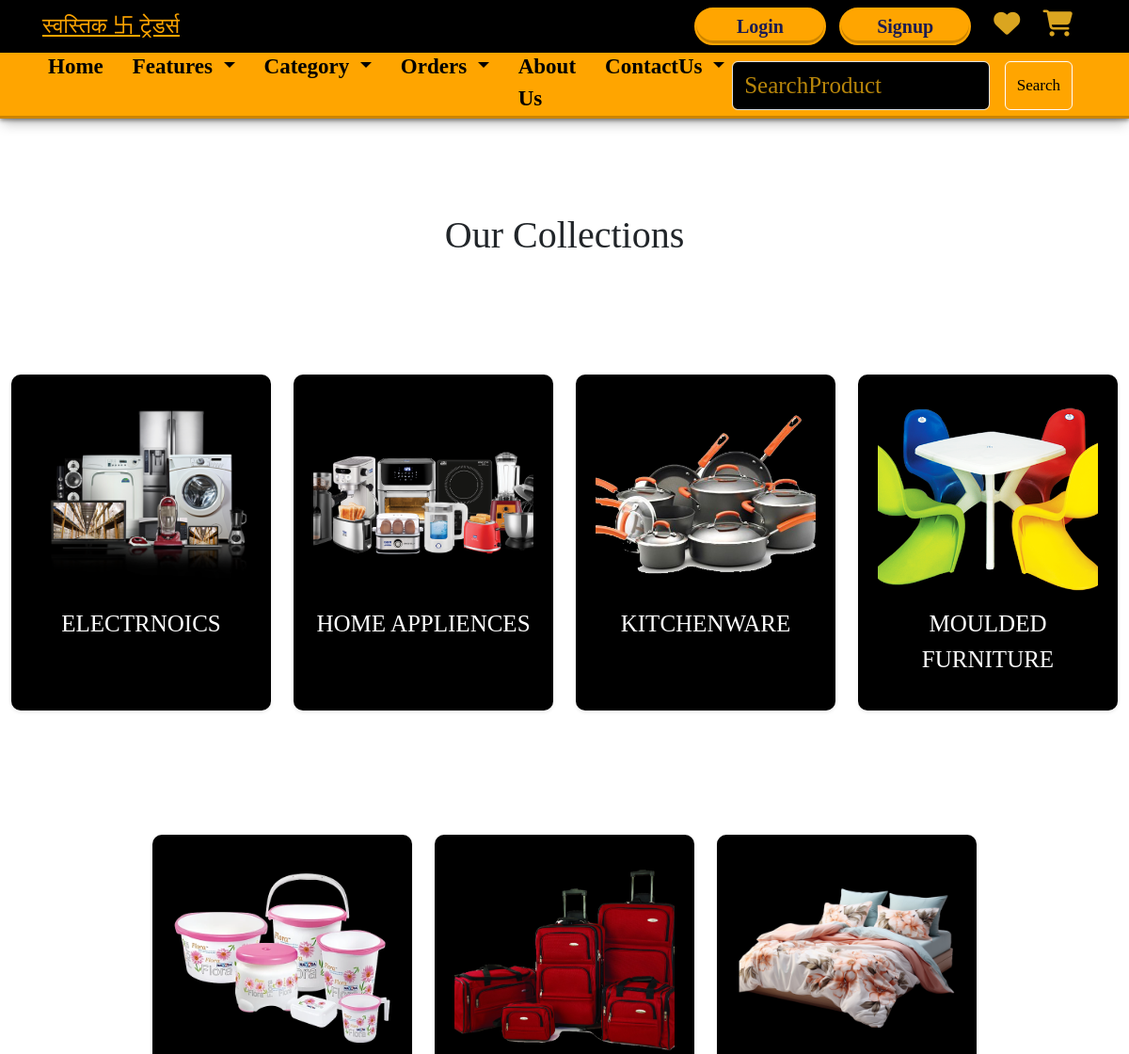
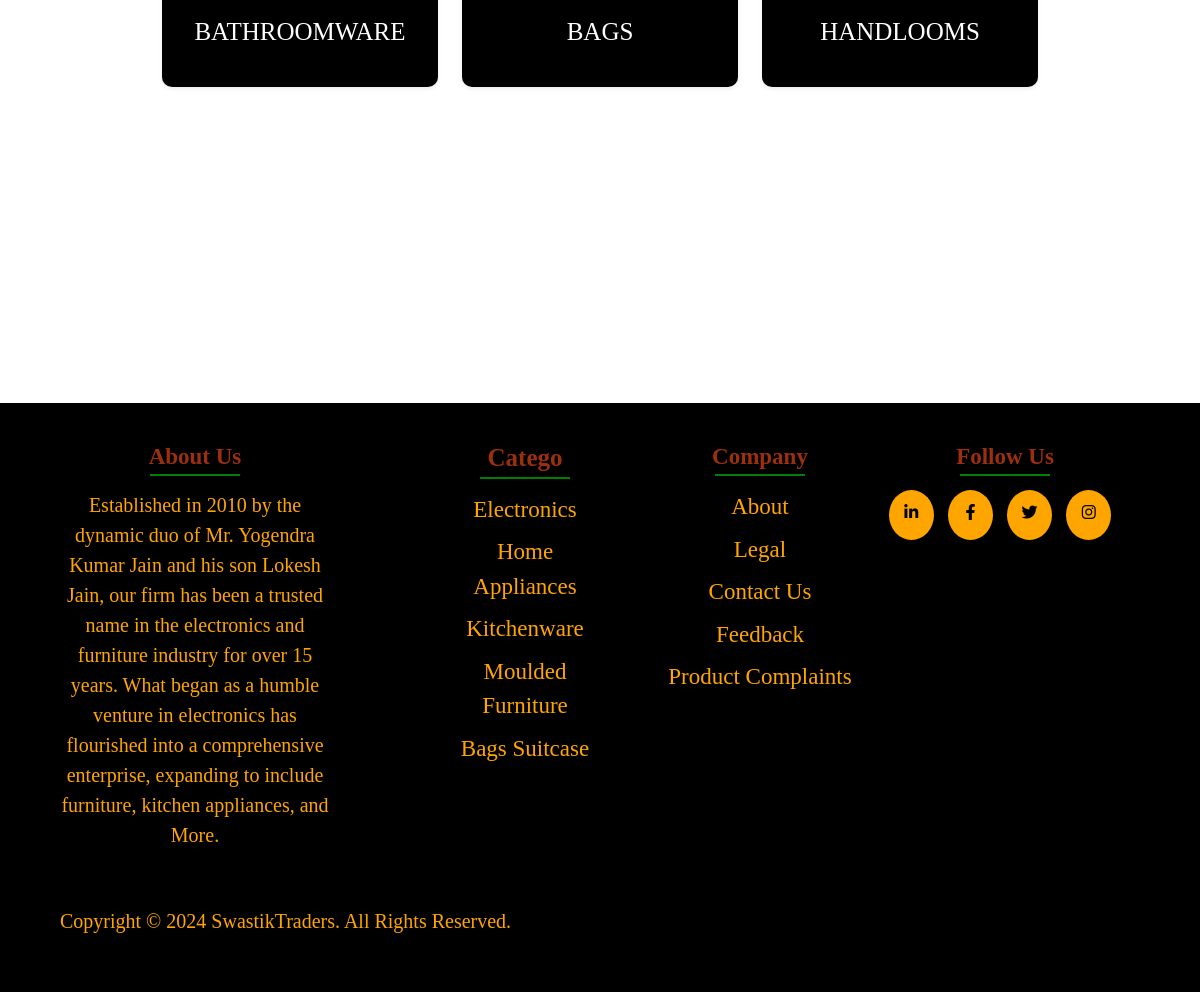
The page /collections on the database its author committed (2 pictures, top to bottom).
### Ecomapp/models.py (models this page shows, shortened)
class Category(models.Model):
    slug = models.CharField(max_length=150, null=False, blank=False)
    name = models.CharField(max_length=150, null=False, blank=False)
    image = models.ImageField(upload_to=get_file_path, null=True, blank=True)
    description = models.TextField(max_length=500, null=False, blank=False)
    status = models.BooleanField(default=False, help_text="Whether the category is hidden or not")
    trending = models.BooleanField(default=False, help_text="Whether the category is trending or not")
    meta_title = models.CharField(max_length=150, null=False, blank=False)
    meta_keywords = models.TextField(null=False, blank=False)
    meta_description = models.TextField(null=False, blank=False)
    created_at = models.DateTimeField(auto_now_add=True)

### Ecomapp/views.py (the view)
# urls.py: path('collections', views.collections, name='collections'),
def collections(request):
    category = Category.objects.filter(status=0)
    context = {'category': category}
    return render(request, "collections.html", context)

### templates/Collections.html (shortened to what this page needs)
{% extends 'Store/layouts/main.html' %}
{% load static %}
{% block content %}
<div class="container-fluid">
    <div class="row">
        <div class="col-12">
            <h1 style="font-family: 'Times New Roman', Times, serif; margin-top: 100px; text-align: center;">Our Collections</h1>
            <div class="row justify-content-center">
                {% for item in category %}
                <div class="col-12 col-sm-6 col-md-4 col-lg-3 my-3 d-flex justify-content-center">
                    <div class="card shadow-sm" style="border-radius: 10px;">
                        <a style="text-decoration: none;" href="{% url 'collectionsview' item.slug %}">
                            <div class="card-body p-0">
                                <div class="category-image">
                                    <img src="{{ item.image.url }}" alt="category image" class="w-100" style="height: 200px;width:200px; object-fit: cover;" />
                                </div>
                                <p style="font-family: 'Times New Roman', Times, serif; text-align: center; font-size: 25px; color:White; margin: 15px 0;text-transform: uppercase;">{{ item.name }}</p>
                            </div>
                        </a>
                    </div>
                </div>
                {% endfor %}
            </div>
        </div>
    </div>
</div>
<footer>
    <div class="footer-col about">
        <h4>About us</h4>
        <p style="color: Orange;font-size: 20px;font-family: 'Times New Roman', Times, serif;">Established in 2010 by the dynamic duo of Mr. Yogendra Kumar Jain and his son Lokesh Jain, our firm has been a trusted name in the electronics and furniture industry for over 15 years. What began as a humble venture in electronics has flourished into a comprehensive enterprise, expanding to include furniture, kitchen appliances, and More.</p>
    </div>
    <div class="footer-col services">
        <h4 style="margin-left: 120px;font-family: 'Times New Roman', Times, serif;font-size: 25px;">Catego</h4>
        <ul style="margin-left: 120px;">
            <li><a href="http://127.0.0.1:2000/collections/Electronics">Electronics</a></li>
            <li><a href="http://127.0.0.1:2000/collections/KitchenWare">Home Appliances</a></li>
            <li><a href="http://127.0.0.1:2000/collections/Washroom">Kitchenware</a></li>
            <li><a href="http://127.0.0.1:2000/collections/Handloom">Moulded Furniture</a></li>
            <li><a href="http://127.0.0.1:2000/collections/Bags">Bags Suitcase</a></li>
        </ul>
    </div>
    <div class="footer-col company">
        <h4 style="margin-left: 50px;">Company</h4>
        <ul style="margin-left: 50px;">
            <li><a href="{% url 'Aboutus' %}">About</a></li>
            <li><a href="http://127.0.0.1:1000/contact/">Legal</a></li>
            <li><a href="{% url 'Contact' %}">Contact us</a></li>
            <li><a href="{% url 'Feedbacks' %}">Feedback</a></li>
            <li><a href="{% url 'Complaint' %}">Product Complaints</a></li>
        </ul>
    </div>
    <div class="footer-col follow">
        <h4>Follow us</h4>
        <div class="links">
            <a href="https://www.linkedin.com/feed/"><i class="fab fa-linkedin-in"></i></a>
            <a href="https://www.facebook.com/"><i class="fab fa-facebook-f"></i></a>
            <a href="#"><i class="fab fa-twitter"></i></a>
            <a href="https://www.instagram.com/anveshjain1635/"><i class="fab fa-instagram"></i></a>
        </div>
    </div>
    <div class="line">
        <p style="font-size: 20px;color:Orange;font-family: 'Times New Roman', Times, serif;">Copyright © 2024 SwastikTraders. All Rights Reserved.</p>
    </div>
</footer>
{% endblock content %}

### templates/store/Inc/navbar.html (style rules this page uses)
body { margin: 100; padding: 100; box-sizing: border-box; background-color: white; }

### templates/Collections.html (style rules this page uses)
.card { width: 100%; margin-top: 100px; background-color: black; user-select: none; box-shadow: rgba(0, 0, 0, 0.4) 0px 2px 4px, rgba(0, 0, 0, 0.3) 0px 7px 13px -3px, rgba(0, 0, 0, 0.2) 0px -3px 0px inset; padding:20px; }
.category-image img { border-top-left-radius: 10px; border-top-right-radius: 10px; margin-top:10px; }
footer { display: flex; flex-wrap: wrap; background-color:black; padding: 40px 5%; color: black; margin-top: 300px; height: auto; }
.footer-col { flex: 1; min-width: 200px; margin-bottom: 20px; text-align: center; }
.footer-col h4 { margin-bottom: 20px; font-weight: bold; font-size: 23px; color: rgb(156, 47, 14); text-transform: capitalize; position: relative; font-family: 'Times New Roman', Times, serif; }
.footer-col p { color: Orange; font-size: 20px; }
.footer-col h4::before { content: ''; position: absolute; left: 50%; transform: translateX(-50%); bottom: -6px; background-color: green; height: 2px; width: 90px; }
ul { list-style: none; padding: 0; }
ul li { margin-bottom: 8px; }
ul li a { display: block; font-size: 23px; text-transform: capitalize; color: Orange; text-decoration: none; transition: 0.4s; font-family: "Lora"; }
.links a { display: inline-block; height: 50px; width: 45px; color: black; background-color: Orange; margin: 0 10px 10px 0; text-align: center; line-height: 44px; border-radius: 50%; transition: 0.4s; }
.line { text-align: center; font-size: 20px; color: orange; margin-top: 20px; }

### templates/store/layouts/main.html (style rules this page uses)
body { min-height: 100vh; width: 100vw; background-color: white; overflow-x: hidden; }

### rows shown on the page
Category: image (picture), name "ELECTRNOICS"
Category: image (picture), name "HOME APPLIENCES"
Category: image (picture), name "KITCHENWARE"
Category: image (picture), name "MOULDED FURNITURE"
Category: image (picture), name "BATHROOMWARE"
Category: image (picture), name "BAGS"
Category: image (picture), name "HANDLOOMS"
